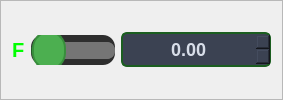
                    <widget class="QFrame" name="frame_speed">
                     <property name="frameShape">
                      <enum>QFrame::StyledPanel</enum>
                     </property>
                     <property name="frameShadow">
                      <enum>QFrame::Raised</enum>
                     </property>
                     <layout class="QHBoxLayout" name="horizontalLayout_8">
                      <item>
                       <widget class="QLabel" name="label_6">
                        <property name="font">
                         <font>
                          <pointsize>15</pointsize>
                          <weight>75</weight>
                          <bold>true</bold>
                         </font>
                        </property>
                        <property name="styleSheet">
                         <string notr="true">QLabel#label_6 {
    color: #00FF00; /* Mengubah warna teks menjadi putih */
}
</string>
                        </property>
                        <property name="text">
                         <string>F</string>
                        </property>
                       </widget>
                      </item>
                      <item>
                       <widget class="QSlider" name="horizontalSlider_speed">
                        <property name="font">
                         <font>
                          <pointsize>15</pointsize>
                         </font>
                        </property>
                        <property name="styleSheet">
                         <string notr="true">QSlider#horizontalSlider_speed {
    background-color: #2E2E2E; /* Latar belakang slider */
    border-radius: 12px; /* Membuat sudut melengkung pada slider */
    height: 30px; /* Menambah tinggi keseluruhan slider untuk membuatnya lebih tebal */
}

QSlider#horizontalSlider_speed::groove:horizontal {
    border: 1px solid #666; /* Border untuk jalur slider */
    background: #3A3A3A; /* Latar belakang jalur slider */
    height: 15px; /* Membuat jalur slider lebih tebal */
    border-radius: 8px; /* Sudut melengkung pada jalur */
}

QSlider#horizontalSlider_speed::handle:horizontal {
    background: #4CAF50; /* Warna handle (knob) */
    border: 2px solid #388E3C; /* Border di sekitar handle */
    width: 30px; /* Lebar handle lebih besar */
    height: 30px; /* Tinggi handle lebih besar */
    border-radius: 17px; /* Sudut melengkung pada handle untuk membuatnya bulat */
    margin: -12px 0; /* Membuat handle lebih besar dari jalur */
}

QSlider#horizontalSlider_speed::sub-page:horizontal {
    background: #1B5E20; /* Warna bagian yang sudah terisi */
    border-radius: 8px; /* Sudut melengkung */
}

QSlider#horizontalSlider_speed::add-page:horizontal {
    background: #757575; /* Warna bagian yang belum terisi */
    border-radius: 8px; /* Sudut melengkung */
}
</string>
                        </property>
                        <property name="orientation">
                         <enum>Qt::Horizontal</enum>
                        </property>
                       </widget>
                      </item>
                      <item>
                       <widget class="QDoubleSpinBox" name="doubleSpinBox_speed">
                        <property name="sizePolicy">
                         <sizepolicy hsizetype="Fixed" vsizetype="Fixed">
                          <horstretch>0</horstretch>
                          <verstretch>0</verstretch>
                         </sizepolicy>
                        </property>
                        <property name="minimumSize">
                         <size>
                          <width>150</width>
                          <height>0</height>
                         </size>
                        </property>
                        <property name="font">
                         <font>
                          <pointsize>-1</pointsize>
                          <weight>75</weight>
                          <bold>true</bold>
                         </font>
                        </property>
                        <property name="styleSheet">
                         <string notr="true">QDoubleSpinBox {
    background-color: #3B4252; /* Warna latar belakang */
    color: #D8DEE9; /* Warna teks */
    border: 2px solid #1B5E20; /* Warna border */
    border-radius: 6px; /* Sudut melengkung */
    font-size: 18px; /* Ukuran font */
    font-weight: bold; /* Membuat teks bold */
    padding: 4px 8px; /* Padding dalam */
    selection-background-color: #81A1C1; /* Warna seleksi */
    selection-color: #2E3440; /* Warna teks saat diseleksi */
}

/* Efek hover */
QDoubleSpinBox:hover {
    border: 2px solid #81A1C1;
}

/* Efek saat aktif (focus) */
QDoubleSpinBox:focus {
    border: 2px solid #88C0D0;
    background-color: #434C5E;
}
</string>
                        </property>
                        <property name="alignment">
                         <set>Qt::AlignCenter</set>
                        </property>
                       </widget>
                      </item>
                     </layout>
                    </widget>
